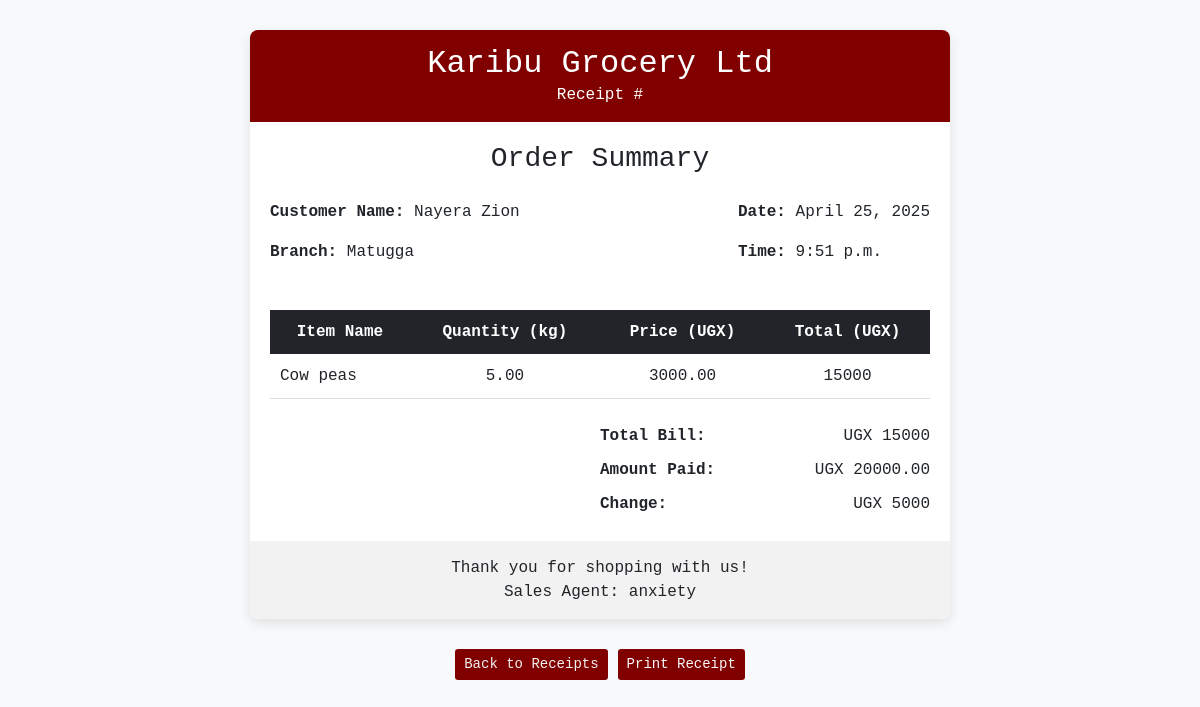
The page /receipt_detail/3/ on the database its author committed.
### home/models.py (models this page shows, shortened)
class Sale(models.Model):
    produce = models.ForeignKey(Produce, on_delete=models.SET_NULL, null=True)
    quantity = models.DecimalField(max_digits=10, decimal_places=2)
    price = models.DecimalField(max_digits=10, decimal_places=2)
    amount_paid_ugx = models.DecimalField(
        max_digits=15,
        decimal_places=2,
        validators=[MinValueValidator(10000)],
    )
    buyer_name = models.CharField(max_length=255, validators=[MinLengthValidator(2)])
    sales_agent = models.ForeignKey(
       Userprofile,
        on_delete=models.SET_NULL,
        null=True,
        blank=True,
    )
    branch = models.CharField(max_length=20, choices=BRANCH_CHOICES)
    date = models.DateField(auto_now_add=True)
    time = models.TimeField(auto_now_add=True)
    def get_total(self):
        expected_sales= self.price * self.quantity
        return int(expected_sales)
    def get_change(self):
        change = self.get_total() - self.amount_paid_ugx
        return abs(int(change))

class Produce(models.Model):
    name = models.CharField(max_length=100, unique=True)
    produce_type = models.CharField(max_length=50, validators=[MinLengthValidator(2)])
    price_per_kg = models.DecimalField(max_digits=10, decimal_places=2)

class Userprofile(AbstractUser):
    is_salesagent = models.BooleanField(default=False)
    is_manager = models.BooleanField(default=False)
    is_owner = models.BooleanField(default=False)
    username = models.CharField(max_length=50, unique=True)
    email = models.EmailField(max_length=50, unique=True)
    address = models.TextField(max_length=200, blank=False)
    phonenumber = models.CharField(max_length=20, blank=True)
    gender = models.CharField(max_length=10)
    groups = models.ManyToManyField(
        Group,
        related_name="userprofile_groups",
        blank=True,
        help_text="The groups this user belongs to.",
        verbose_name="groups"
    )
    user_permissions = models.ManyToManyField(
        Permission,
        related_name="userprofile_permissions",
        blank=True,
        help_text="Specific permissions for this user.",
        verbose_name="user permissions"
    )
    def __str__(self):
       return self.username

### home/views.py (the view)
# urls.py: path('receipt_detail/<int:receipt_id>/', views.receipt_detail, name='receipt_detail'),
def receipt_detail(request, receipt_id):
     try:
        receipt = Sale.objects.get(id=receipt_id)
        return render(request, 'home/receipt_detail.html',{'receipt': receipt})
     except Sale.DoesNotExist:
        messages.error(request, "Receipt not found!")
        return redirect('receipt')

### home/templates/home/receipt_detail.html (shortened to what this page needs)
<!DOCTYPE html>
<html lang="en">
<head>
    <link href="https://cdn.jsdelivr.net/npm/bootstrap@5.0.2/dist/css/bootstrap.min.css" rel="stylesheet">
</head>
<body>
    <div class="container">
        <div class="receipt-card">
            <div class="receipt-header">
                <h2 class="mb-0">Karibu Grocery Ltd</h2>
                <p class="mb-0">Receipt #{{ sale.id }}</p>
            </div>
            <div class="receipt-body">
                <h3 class="text-center mb-4">Order Summary</h3>
                <div class="customer-info">
                    <div>
                        <p><strong>Customer Name:</strong> {{ receipt.buyer_name }}</p>
                        <p><strong>Branch:</strong> {{ receipt.branch }}</p>
                    </div>
                    <div>
                        <p><strong>Date:</strong> {{ receipt.date }}</p>
                        <p><strong>Time:</strong> {{ receipt.time }}</p>
                    </div>
                </div>
                <table>
                    <thead>
                        <tr>
                            <th>Item Name</th>
                            <th>Quantity (kg)</th>
                            <th>Price (UGX)</th>
                            <th>Total (UGX)</th>
                        </tr>
                    </thead>
                    <tbody>
                        <tr>
                            <td>{{ receipt.produce.name }}</td>
                            <td>{{ receipt.quantity }}</td>
                            <td>{{ receipt.price }}</td>
                            <td>{{ receipt.get_total }}</td>
                        </tr>
                    </tbody>
                </table>
                <div class="total-section">
                    <div class="total-row">
                        <span><strong>Total Bill:</strong></span>
                        <span>UGX {{ receipt.get_total }}</span>
                    </div>
                    <div class="total-row">
                        <span><strong>Amount Paid:</strong></span>
                        <span>UGX {{ receipt.amount_paid_ugx }}</span>
                    </div>
                    <div class="total-row">
                        <span><strong>Change:</strong></span>
                        <span>UGX {{ receipt.get_change }}</span>
                    </div>
                </div>
            </div>
            <div class="receipt-footer">
                <p class="mb-0">Thank you for shopping with us!</p>
                <p class="mb-0">Sales Agent: {{ receipt.sales_agent }}</p>
            </div>
        </div>
        <div class="buttons no-print">
            <a href="{% url 'receipt' %}" class="btn btn-sm" style="background-color: maroon; color: #f2f2f2;">Back to Receipts</a>
            <button onclick="window.print()" class="btn btn-sm" style="background-color: maroon; color: #f8f9fa;">Print Receipt</button>
        </div>
    </div>
</body>
</html>

### home/templates/home/receipt_detail.html (style rules this page uses)
body { font-family: 'Courier New', monospace; background-color: #f8f9fa; }
.receipt-card { max-width: 700px; margin: 30px auto; background-color: white; box-shadow: 0 4px 12px rgba(0,0,0,0.1); border-radius: 8px; }
.receipt-header { background-color: maroon; color: white; padding: 15px; border-top-left-radius: 8px; border-top-right-radius: 8px; text-align: center; }
.receipt-body { padding: 20px; }
.receipt-footer { padding: 15px; background-color: #f2f2f2; border-bottom-left-radius: 8px; border-bottom-right-radius: 8px; text-align: center; }
.customer-info { display: flex; justify-content: space-between; margin-bottom: 20px; }
.customer-info div { margin-bottom: 10px; }
table { width: 100%; border-collapse: collapse; margin-bottom: 20px; }
th { background-color: #212529; color: white; text-align: center; padding: 10px; }
td { padding: 10px; border-bottom: 1px solid #ddd; text-align: center; }
td:first-child { text-align: left; }
.total-section { display: flex; flex-direction: column; align-items: flex-end; margin-top: 20px; }
.total-row { display: flex; justify-content: space-between; width: 50%; padding: 5px 0; }
.buttons { display: flex; justify-content: center; gap: 10px; margin-top: 20px; margin-bottom: 40px; }

### rows shown on the page
Sale: buyer_name "Nayera Zion", branch "Matugga", date "April 25, 2025", time "9:51 p.m.", produce.name "Cow peas", quantity "5.00", price "3000.00", get_total "15000", amount_paid_ugx "20000.00", get_change "5000", sales_agent "anxiety"
